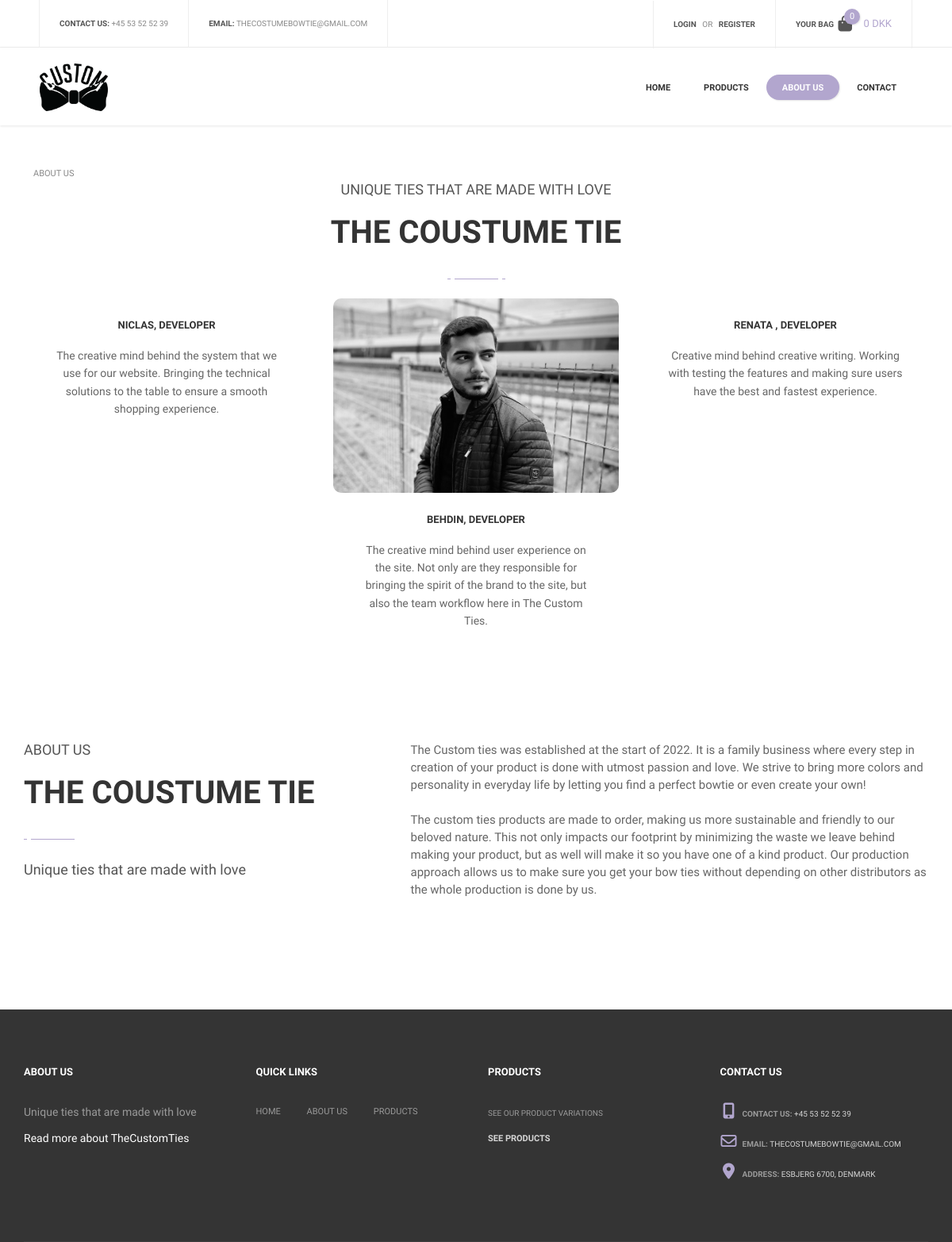
/AboutUS, run on an earlier commit of the app's database.
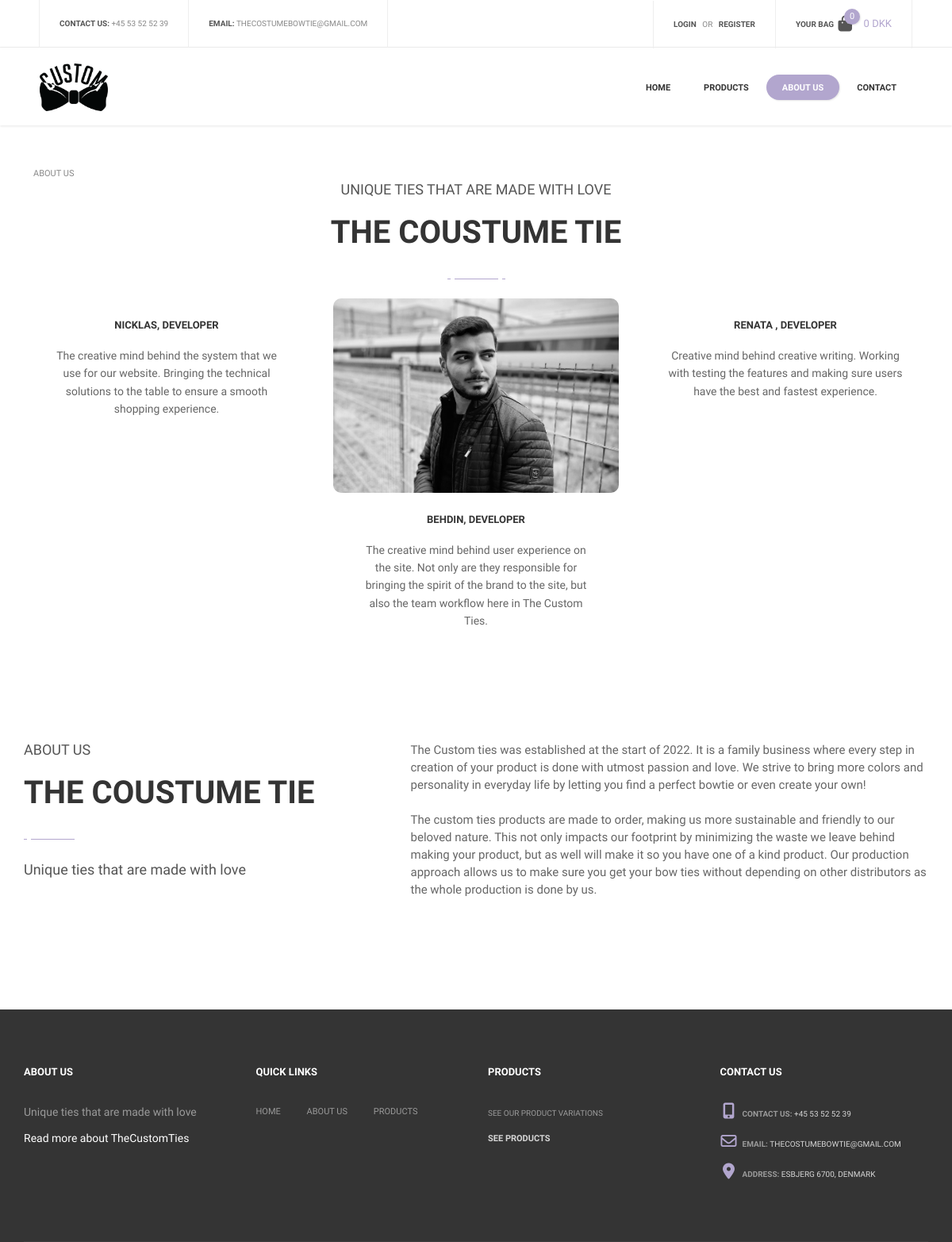
And on a later commit of the database.
### tables this page shows
CREATE TABLE IF NOT EXISTS frontpage (
    id varchar(50) NOT NULL PRIMARY KEY,
    `text` text
);

### index.php (called while the page is built, shortened)
<?php
    include "public/Router.php";
    $request = $_SERVER["REQUEST_URI"];
    $router = new Router($request);
    $router->get('/', 'views/frontend/Home');
    $router->get('/profile', 'views/login/profile');
    $router->get('/editProfileFunction', 'controllers/editProfile');
    $router->get('/loginFunction', 'controllers/login');
    $router->get('/loginFailedFunction', 'controllers/loginFailed');
    $router->get('/signupFunction', 'controllers/signup');
    $router->get('/logoutFunction', 'controllers/logout');
    $router->get('/Product', 'views/frontend/Product');
    $router->get('/ProductType', 'views/frontend/productType');
    $router->get('/ProductSale', 'views/frontend/productSale');
    $router->get('/AboutUS', 'views/frontend/AboutUS');

### models/handlers/frontpageHandler.php (called while the page is built, shortened)
<?php
$rootPath = "";
require_once $rootPath . "public/dbconn.php";
require_once $rootPath . "models/sql/frontpage.php";
class FrontpageHandler extends Frontpage{
    public $db;
    public function __construct($db) {
        $this->db = $db;
    }
    public function getFrontpage(){
        $getFrontpage = $this->db->prepare($this->getAllFrontpageQuery);
        $getFrontpage->execute();
        return $getFrontpage->fetchAll();
    }
}
$FrontpageHandler = new FrontpageHandler($db);

### controllers/frontpage.php (called while the page is built, shortened)
<?php
$dataset = $FrontpageHandler->getFrontpage();
foreach($dataset as $data){
    if($data['id'] == 'phone'){
        $phone = $data['text'];
    }
    if($data['id'] == 'email'){
        $email = $data['text'];
    }
    if($data['id'] == 'address'){
        $address = $data['text'];
    }
    if($data['id'] == 'nav1'){
        $nav1 = $data['text'];
    }
    if($data['id'] == 'nav2'){
        $nav2 = $data['text'];
    }
    if($data['id'] == 'nav3'){
        $nav3 = $data['text'];
    }
    if($data['id'] == 'nav4'){
        $nav4 = $data['text'];
    }
    if($data['id'] == 'aboutPageTitle1'){
        $aboutPageTitle1 = $data['text'];
    }
    if($data['id'] == 'aboutPageText1'){
        $aboutPageText1 = $data['text'];
    }
    if($data['id'] == 'aboutUsImageTwo'){
        $aboutUsImageTwo = $data['text'];
    }
    if($data['id'] == 'aboutPageTitle2'){
        $aboutPageTitle2 = $data['text'];
    }
    if($data['id'] == 'aboutPageText2'){
        $aboutPageText2 = $data['text'];
    }
    if($data['id'] == 'aboutPageTitle3'){
        $aboutPageTitle3 = $data['text'];
    }
    if($data['id'] == 'aboutPageText3'){
        $aboutPageText3 = $data['text'];
    }
    if($data['id'] == 'aboutusSubtitle'){
        $aboutusSubtitle = $data['text'];
    }
    if($data['id'] == 'aboutusSlogan'){
        $aboutusSlogan = $data['text'];
    }
    if($data['id'] == 'aboutusTitle'){
        $aboutusTitle = $data['text'];
    }
    if($data['id'] == 'aboutUs1'){
        $aboutUs1 = $data['text'];
    }
    if($data['id'] == 'aboutUs2'){
        $aboutUs2 = $data['text'];
    }
}

### controllers/cartManager.php (called while the page is built, shortened)
<?php
$total = 0;

### views/frontend/AboutUS.php (the view, shortened to what this page needs)
<?php
    $rootPath = "";
    $pageName = "About Us";
    require_once $rootPath . "views/frontend/partials/header.php";
    require_once $rootPath . "models/handlers/frontpageHandler.php";
    require_once $rootPath . "controllers/frontpage.php";
?>
    <div class="empty-space col-xs-b35 col-md-b70"></div>
<div class="breadcrumbs SiteMap">
    <?php
    for($i = 0; $i < count($_SESSION['breadcrumbs']); $i++){
        $link = $_SESSION['breadcrumbsLinks'][$i];
        echo "<a class='breadcrumb-flex' href='$link'> ".$_SESSION['breadcrumbs'][$i]."</a>";
    }
    ?>
</div>
<div class="container">
    <div class="text-center">
        <div class="simple-article size-3 grey uppercase col-xs-b5"><?php echo $aboutusSlogan ?></div>
        <div class="h2"><?php echo $aboutusTitle ?></div>
        <div class="title-underline center"><span></span></div>
    </div>
</div>
<div class="container">
    <div class="slider-wrapper">
        <div class="swiper-container" data-breakpoints="1" data-xs-slides="1" data-sm-slides="2" data-md-slides="2"
            data-lt-slides="3" data-slides-per-view="3" data-space="30">
            <div class="swiper-wrapper">
                <div class="swiper-slide">
                    <div class="icon-description-shortcode style-2">
                        <div class="content">
                            <h6 class="title h6"><?php echo $aboutPageTitle1?></h6>
                            <div class="description simple-article size-2"><?php echo $aboutPageText1?></div>
                        </div>
                    </div>
                </div>
                <div class="swiper-slide">
                    <div class="icon-description-shortcode style-2">
                        <img class="image-icon image-thumbnail rounded-image" src="uploads/<?php echo $aboutUsImageTwo?>"
                            alt="" />
                        <div class="content">
                            <h6 class="title h6"><?php echo $aboutPageTitle2?></h6>
                            <div class="description simple-article size-2"><?php echo $aboutPageText2?></div>
                        </div>
                    </div>
                </div>
                <div class="swiper-slide">
                    <div class="icon-description-shortcode style-2">
                        <div class="content">
                            <h6 class="title h6"><?php echo $aboutPageTitle3?></h6>
                            <div class="description simple-article size-2"><?php echo $aboutPageText3?></div>
                        </div>
                    </div>
                </div>
            </div>
        </div>
    </div>
</div>
<div class="empty-space col-xs-b35 col-md-b70"></div>
<div class="empty-space col-xs-b35 col-md-b70"></div>
<div class="container">
    <div class="row">
        <div class="col-sm-5">
            <div class="simple-article size-3 grey uppercase col-xs-b5"><?php echo $aboutusSubtitle ?></div>
            <div class="h2"><?php echo $aboutusTitle ?></div>
            <div class="title-underline left"><span></span></div>
            <div class="simple-article size-4 grey"><?php echo $aboutusSlogan ?></div>
        </div>
        <div class="col-sm-7">
            <div class="simple-article size-3">
                <p><?php echo $aboutUs1 ?></p>
                <p><?php echo $aboutUs2 ?>
                </p>
            </div>
        </div>
    </div>
</div>
<div class="empty-space col-xs-b35 col-md-b70"></div>
<div class="empty-space col-xs-b35 col-md-b70"></div>
<?php
    require_once $rootPath . "views/frontend/partials/footer.php";
?>

### public/Router.php (shortened to what this page needs)
<?php
class Router{
    private $request;
    public function __construct($requestPara){
        $this->request = $requestPara;
    }
    public function get($route, $file){
        $uri = trim($this->request, "/");
        $uri = explode("/", $uri);
        if($uri[0] == trim($route, "/")){
            require_once $file . ".php";
        }
    }
}

### views/frontend/partials/header.php (shortened to what this page needs)
<?php
    require_once $rootPath . "models/handlers/frontpageHandler.php";
    require_once $rootPath . "models/handlers/ProductsHandler.php";
    require_once $rootPath . "controllers/frontpage.php";
    require_once $rootPath . "controllers/cartManager.php";
?>
<!DOCTYPE html>
<html lang="en">
<head>
    <link href="https://cdnjs.cloudflare.com/ajax/libs/font-awesome/6.2.0/css/all.min.css" rel="stylesheet">
    <link href="<?php echo BASE_URL ?>/views/frontend/partials/css/TheCostumCSS.css" rel="stylesheet">
    <link href="<?php echo BASE_URL ?>/views/frontend/partials/css/bootstrap.extension.css" rel="stylesheet">
    <link href="<?php echo BASE_URL ?>/views/frontend/partials/css/bootstrap.min.css" rel="stylesheet">
    <link href="<?php echo BASE_URL ?>/views/frontend/partials/css/style.css" rel="stylesheet">
    <link href="<?php echo BASE_URL ?>/views/frontend/partials/css/swiper.css" rel="stylesheet">
    <link href="<?php echo BASE_URL ?>/views/frontend/partials/css/sumoselect.css" rel="stylesheet">
    <link href="<?php echo BASE_URL ?>/views/frontend/partials/css/font-awesome.min.css" rel="stylesheet">
</head>
<body>
    <div id="content-block">
        <header>
            <div class="header-top">
                <div class="content-margins">
                    <div class="row">
                        <div class="col-md-5 hidden-xs hidden-sm">
                            <div class="entry">
                                <b>contact us:</b>
                                <a href="tel:+4553525239"><?php echo $phone ?></a>
                            </div>
                            <div class="entry">
                                <b>email:</b>
                                <a href="mailto:thecostumebowtie@gmail.com"><?php echo $email ?></a>
                            </div>
                        </div>
                        <div class="col-md-7 col-md-text-right">
                            <?php
                                if (!isset($_SESSION["loggedin"]) || $_SESSION["loggedin"] != true) {
                            ?>
                                    <div class="entry">
                                        <a class="open-popup" data-rel="1"><b>login</b></a>
                                        &nbsp; or &nbsp;
                                        <a class="open-popup" data-rel="2"><b>register</b></a>
                                    </div>
                            <?php
                                }
                            ?>
                            <div class="entry hidden-xs hidden-sm cart">
                                <a href="Checkout">
                                    <b class="hidden-xs">Your bag</b>
                                    <?php
                                        $amountOfItems = 0;
                                    ?>
                                    <span class="cart-icon">
                                        <i class="fa fa-shopping-bag" aria-hidden="true"></i>
                                        <span class="cart-label"><?php echo $amountOfItems ?></span>
                                    </span>
                                    <span class="cart-title hidden-xs"><?php echo $total ?> DKK</span>
                                </a>
                            </div>
                        </div>
                    </div>
                </div>
            </div>
            <div class="header-bottom">
                <div class="content-margins">
                    <div class="row">
                        <div class="col-xs-3 col-sm-1">
                            <a id="logo" href="/"><img src="assets/icons/logo-2.png" alt="" /></a>
                        </div>
                        <div class="col-xs-9 col-sm-11 text-right">
                            <div class="nav-wrapper">
                                <nav>
                                    <ul>
                                        <li <?php echo $pageName == "Home" ? 'class="active"' : "" ?>>
                                            <a href="/"><?php echo $nav1 ?></a>
                                        </li>
                                        <li style="margin-left: 2px;" <?php echo $pageName == "Product" ? 'class="active"' : "" ?>>
                                            <a href="Product"><?php echo $nav2 ?></a>
                                        </li>
                                        <li style="margin-left: 2px;" <?php echo $pageName == "About Us" ? 'class="active"' : "" ?>>
                                            <a href="AboutUS"><?php echo $nav3 ?></a>
                                        </li>
                                        <li style="margin-left: 2px;" <?php echo $pageName == "Contact Us" ? 'class="active"' : "" ?>>
                                            <a href="Contact"><?php echo $nav4 ?></a>
                                        </li>
                                    </ul>
                                </nav>
                            </div>
                        </div>
                    </div>
                </div>
            </div>
        </header>

### views/frontend/partials/footer.php (shortened to what this page needs)
<?php
    require_once $rootPath . "models/handlers/frontpageHandler.php";
    require_once $rootPath . "controllers/frontpage.php";
?>
<footer>
            <div class="container">
                <div class="footer-top">
                    <div class="row">
                        <div class="col-sm-6 col-md-3 col-xs-b30 col-md-b0">
                            <h6 class="h6 light"><?php echo $aboutusSubtitle ?></h6>
                            <div class="empty-space col-xs-b20"></div>
                            <div class="simple-article size-2 light fulltransparent margin-15"><?php echo $aboutusSlogan ?></div>
                            <div class="description">
                                    <a href="/AboutUS" class="title">Read more about TheCustomTies</a>
                            </div>
                            <div class="empty-space col-xs-b20"></div>
                        </div>
                        <div class="col-sm-6 col-md-3 col-xs-b30 col-md-b0">
                            <h6 class="h6 light">quick links</h6>
                            <div class="empty-space col-xs-b20"></div>
                            <div class="footer-column-links">
                                <div class="row">
                                    <div class="col-xs-6 footer-links-flex">
                                        <a href="/">home</a>
                                        <a href="/AboutUS">about us</a>
                                        <a href="/Product">products</a>
                                    </div>
                                </div>
                            </div>
                        </div>
                        <div class="col-sm-6 col-md-3 col-xs-b30 col-sm-b0">
                            <h6 class="h6 light">Products</h6>
                            <div class="empty-space col-xs-b20"></div>
                            <div class="footer-post-preview clearfix">
                                <div class="description">
                                    <div class="date">See our product variations</div>
                                    <a href="/Product" class="title">See products</a>
                                </div>
                            </div>
                        </div>
                        <div class="col-sm-6 col-md-3">
                            <h6 class="h6 light">Contact us</h6>
                            <div class="empty-space col-xs-b20"></div>
                                <div class="footer-contact"><i class="fa fa-mobile" aria-hidden="true"></i> contact us: <a href="tel:+4553525239"><?php echo $phone ?></a></div>
                                <div class="footer-contact"><i class="fa fa-envelope-o" aria-hidden="true"></i> email: <a href="mailto:thecostumebowtie@gmail.com"><?php echo $email ?></a></div>
                                <div class="footer-contact"><i class="fa fa-map-marker" aria-hidden="true"></i> address: <a href="#"><?php echo $address ?></a></div>
                        </div>
                    </div>
                </div>
            </div>
        </footer>
</body>
</html>

### views/frontend/partials/css/TheCostumCSS.css (style rules this page uses)
.swiper-wrapper { cursor: url(../../../assets/img/drag.png) 16 9, ew-resize; }
.breadcrumbs { margin-left: 20px; }
.SiteMap { margin-left: 3.5%; display: flex; }
.uppercase { text-transform:uppercase; }
.date, .description { margin-bottom: 15px; color: white; }
.margin-15 { margin-bottom: 15px; }
.footer-links-flex { display: flex; justify-content: space-between; width: 80% !important; }

What changed in the data, as far as the page shows it:
changed frontpage: text "NICLAS, DEVELOPER" → "NICKLAS, DEVELOPER"
